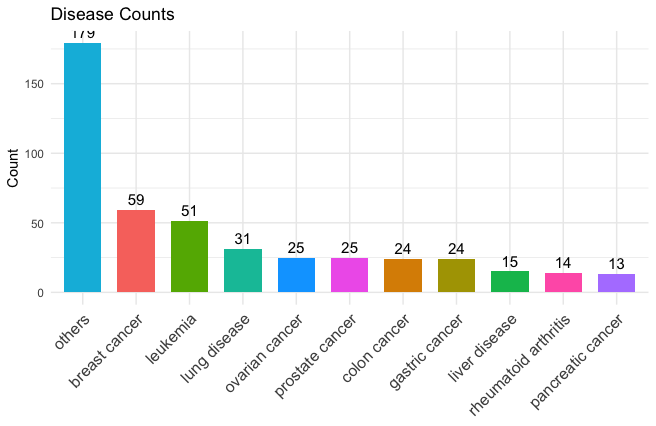

R code for this plot:
library(stringr)
library(dplyr)
library(readr)
install.packages("writexl")
library(writexl)
# Load the ggplot2 package
library(ggplot2)
DrugResponse_table <- read_csv("DrugResponse - table.csv")
View(DrugResponse_table)
# clean the data
# delete Download, file_path, normalized
# if drug or disease are null, delete this data
# drug response should be greate than 10 samples.
rawData <- DrugResponse_table[,!names(DrugResponse_table) %in% c("Download", "file_path", "normalized")]
rawData <- rawData[!(is.na(rawData$Disease) | rawData$Disease==""), ]
rawData <- rawData[!(is.na(rawData$Drug) | rawData$Drug==""), ]
rawData <- rawData[rawData$Sample >= 10, ]

# lowercase drug and res and tissue
rawData$Drug = lapply(rawData$Drug, function(x) tolower(x))
rawData$Disease = lapply(rawData$Disease, function(x) tolower(x))
rawData$Tissue = lapply(rawData$Tissue, function(x) tolower(x))
rawData$Disease[rawData$Disease == "breat cancer"] <- "breast cancer"

# summarize how many kinds of disease
disease_counts <- rawData %>%
  group_by(Disease) %>%
  summarise(Count=n())

disease_type<-function(disease_counts, counter, string){
  for (i in 1:nrow(disease_counts)) {
    # Use an if statement to check if the Disease column contains "liver" or "hepa" (case-insensitive)
    if (grepl(string, disease_counts$Disease[i], ignore.case = TRUE)) {
      # If the Disease column contains the specified strings, add the value from the Count column to the total_count variable
      counter <- counter + disease_counts$Count[i]
    }
  }
  return(counter)
}

# Initialize a variable to store the total count of diseases containing "liver" or "hepa"
liver_count <- 0
liver_string = "hepatitis|liver|hcv|hcc"
# Use a for loop to iterate over the rows of the disease_counts data frame
liver_count = disease_type(disease_counts, liver_count, liver_string)

# Initialize a variable to store the total count of diseases containing "liver" or "hepa"
leukemia_count <- 0
leukemia_string = "leukemia|cll|aml|acute myelogenous leukemia|chronic myeloid leukemia|acute lymphoblastic leukemia"
leukemia_count = disease_type(disease_counts, leukemia_count, leukemia_string)

# Lung disease
lung_count = 0
lung_string = "lung"
lung_count = disease_type(disease_counts, lung_count, lung_string)

# covid
covid_count = 0
covid_string = "covid"
covid_count = disease_type(disease_counts, covid_count, covid_string)

# breast cancer
br_count = 0
br_string = "breast"
br_count =  disease_type(disease_counts, br_count, br_string)

# ovarian cancer
ov_count = 0
ov_string = "ovarian"
ov_count =  disease_type(disease_counts, ov_count, ov_string)

# prostate cancer
prostate_count = 0
prostate_string = "ovarian"
prostate_count =  disease_type(disease_counts, prostate_count, prostate_string)


# rheumatoid arthritis
ra_count = 0
ra_string = "rheumatoid"
ra_count =  disease_type(disease_counts, ra_count, ra_string)

# colon cancer
colon_count = 0
colon_string = "colo"
colon_count =  disease_type(disease_counts, colon_count, colon_string)

# gastric cancer
gas_count = 0
gas_string = "colo"
gas_count =  disease_type(disease_counts, gas_count, gas_string)

# pancreatic cancer
pan_count = 0
pan_string = "pancreatic"
pan_count =  disease_type(disease_counts, pan_count, pan_string)

# Create a data frame with Disease and Count columns
disease_summary <- data.frame(
  Disease = c("breast cancer", "colon cancer", "gastric cancer", "leukemia",
              "liver disease", "lung disease", "ovarian cancer", "pancreatic cancer",
              "prostate cancer", "rheumatoid arthritis"),
  Count = c(59, 24, 24, 51, 15, 31, 25, 13, 25, 14)
)


# Add the "others" category to the data frame
disease_summary <- rbind(disease_summary, data.frame(Disease = "others", Count = 179))

# Create a bar plot using ggplot2
plot_disease <- ggplot(disease_summary, aes(x = reorder(Disease, -Count), y = Count, fill = Disease)) +
  geom_bar(stat = "identity", width = 0.7) +
  geom_text(aes(label = Count), vjust = -0.5, size = 4) +
  theme_minimal() +
  theme(axis.text.x = element_text(angle = 45, hjust = 1, vjust = 1, size = 12),
        axis.title.x = element_blank(),
        legend.position = "none") +
  ylab("Count") +
  ggtitle("Disease Counts")

# Print the plot
print(plot_disease)
ggsave("disease_summary_plot.png", plot_disease, width = 10, height = 6, dpi = 300)


# check what kind of drugs are used for each disease
# check what kind of drugs are used for each disease
ra_drug = list()
for (i in 1:nrow(rawData)){
  if (grepl(ra_string, rawData$Disease[i], ignore.case = TRUE)) {
    ra_drug <- ra_drug%>%append(rawData$Drug[i])
  }
}





 